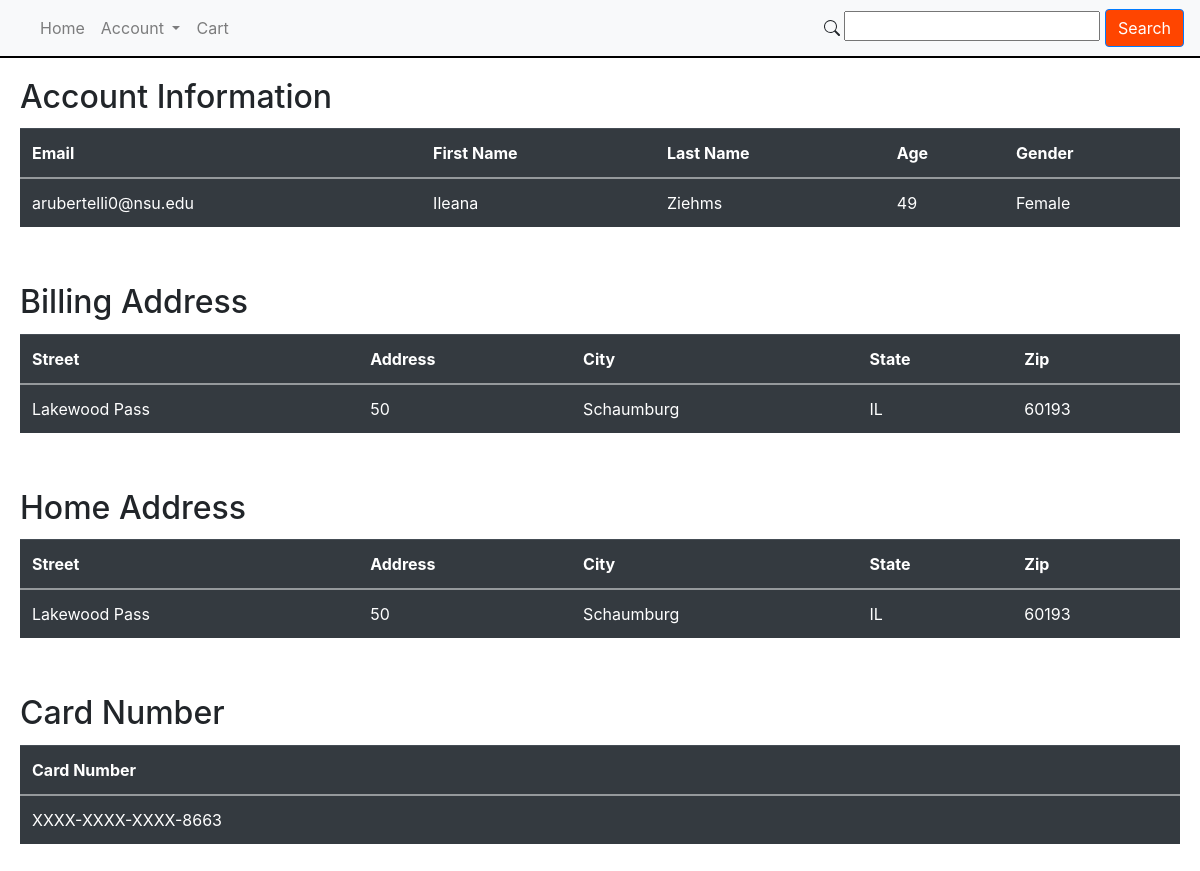
The page /account (signed in) on the database its author committed.
### tables this page shows
CREATE TABLE Buyers(email TEXT NOT NULL PRIMARY KEY, first_name TEXT NOT NULL, last_name TEXT NOT NULL, gender TEXT NOT NULL, age INT NOT NULL, home_address_id INT NOT NULL, billing_address_id INT NOT NULL, FOREIGN KEY (email) REFERENCES Users (email) );

CREATE TABLE Address(address_id TEXT NOT NULL PRIMARY KEY, zipcode INT NOT NULL, street_num INT NOT NULL, street_name TEXT NOT NULL, FOREIGN KEY (zipcode) REFERENCES Zipcode_Info (zipcode) );

CREATE TABLE Zipcode_Info(zipcode INT NOT NULL PRIMARY KEY, city TEXT NOT NULL, state_id INT NOT NULL, population INT NOT NULL, density INT NOT NULL, county_name TEXT NOT NULL, timezone TEXT NOT NULL);

### app.py (the view)
@app.route('/account', methods=['GET', 'POST'])
def account():
    if session.returnIsVendor() == 1:
        return redirect('/') # todo
    if session.returnIsBuyer() == 1:
        personal = personalDetails_request(session.returnUserID(), session.returnHashedPassword())
        billing = billingAddrDetails_request(session.returnUserID(), session.returnHashedPassword())
        home = homeAddrDetails_request(session.returnUserID(), session.returnHashedPassword())
        payments = paymentDetails_request(session.returnUserID(), session.returnHashedPassword())
        return render_template('account.html', personal=personal, billing=billing,home=home, payments=payments)
    return redirect('/')

### app.py (called while the page is built)
def personalDetails_request(emailaddress, password):
    connection = sql.connect('database.db')
    cursor = connection.execute('SELECT Buyers.email, Buyers.first_name, Buyers.last_name, Buyers.age, Buyers.gender FROM Users JOIN Buyers ON Buyers.email = Users.email WHERE Users.email =''?'' AND Users.password =''?'';', (emailaddress, password))
    return cursor.fetchall()

def billingAddrDetails_request(emailaddress, password):
    connection = sql.connect('database.db')
    cursor = connection.execute('SELECT Address.street_name, Address.street_num, Zipcode_Info.city, Zipcode_Info.state_id, Address.zipcode FROM Users LEFT JOIN Buyers ON Buyers.email = Users.email LEFT JOIN Address ON Buyers.billing_address_id = Address.address_ID LEFT JOIN Zipcode_Info ON Zipcode_Info.zipcode = Address.zipcode WHERE Users.email =''?'' AND Users.password =''?'';', (emailaddress, password))
    return cursor.fetchall()

def homeAddrDetails_request(emailaddress, password):
    connection = sql.connect('database.db')
    cursor = connection.execute('SELECT Address.street_name, Address.street_num, Zipcode_Info.city, Zipcode_Info.state_id, Address.zipcode FROM Users LEFT JOIN Buyers ON Buyers.email = Users.email LEFT JOIN Address ON Buyers.billing_address_id = Address.address_ID LEFT JOIN Zipcode_Info ON Zipcode_Info.zipcode = Address.zipcode WHERE Users.email =''?'' AND Users.password =''?'';', (emailaddress, password))
    return cursor.fetchall()

def paymentDetails_request(emailaddress, password):
    connection = sql.connect('database.db')
    cursor = connection.execute('SELECT substr(Credit_Cards.credit_card_num, 16,4) FROM Users LEFT JOIN Buyers ON Buyers.email = Users.email LEFT JOIN Credit_Cards ON Credit_Cards.owner_email = Buyers.email WHERE Users.email =''?'' AND Users.password =''?'';', (emailaddress, password))
    return cursor.fetchone()

### session.py (called while the page is built)
    def returnHashedPassword(self):
        return self.password

    def returnUserID(self):
        return self.userID

    def returnIsSeller(self):
        return self.isSeller

    def returnIsBuyer(self):
        return self.isBuyer

    def returnIsVendor(self):
        return self.isVendor

### templates/account.html (shortened to what this page needs)
<!DOCTYPE html>
<html lang="en" dir="ltr">
    <head>
        <link rel="stylesheet" href="https://stackpath.bootstrapcdn.com/bootstrap/4.4.1/css/bootstrap.min.css"
>
        <link rel="stylesheet" type="text/css" href="{{ url_for('static', filename='css/styles.css') }}" />
        <link rel="stylesheet" href="https://cdnjs.cloudflare.com/ajax/libs/bootstrap/4.5.3/css/bootstrap.min.css" />
    </head>
    <body>
		<nav class="navbar navbar-expand-lg navbar-light bg-light">
		  	<div class="collapse navbar-collapse" id="navbarSupportedContent">
		    	<ul class="navbar-nav mr-auto">
             	{% for item in navbar %}
				{% if item.sublinks %}
			      	<li class="nav-item dropdown">
			        	<a class="nav-link dropdown-toggle" href="#" id="navbarDropdown" role="button" data-toggle="dropdown" aria-haspopup="true" aria-expanded="false">
				          	{{item.text}}
			        	</a>
			      	</li>
			  		{% elif item.url %}
			      	<li class="nav-item">
			        	<a class="nav-link" href="{{item.url}}">{{item.text}}</a>
			      	</li>
		      		{% endif %}
		      		{% endfor %}
		      	</ul>
		  	</div>
		  	<form action="/search" method="POST">
				<input type="text" name="search">
				<button type="submit" class="btn btn-primary" style="background-color: orangered;">Search</button>
			</form>
		</nav>
		<div style="margin: 0px; padding: 0px; background-color: black; color: black; height: 2px !important; width: 100% important;"></div>
        <div class="card-body">
            <h2 class="card-title">Account Information</h2>
            <table class="table table-dark">
                <tr>
                    <th scope="col">Email</th>
                    <th scope="col">First Name</th>
                    <th scope="col">Last Name</th>
                    <th scope="col">Age</th>
                    <th scope="col">Gender</th>
                </tr>
                <tbody>
                {% for email, first_name, last_name, age, gender in personal %}
                    <tr>
                        <td> {{ email }} </td>
                        <td> {{ first_name }} </td>
                        <td> {{ last_name }} </td>
                        <td> {{ age }} </td>
                        <td> {{ gender }} </td>
                    </tr>
                {% endfor %}
                </tbody>
            </table>
        </div>
        <div class="card-body">
            <h2 class="card-title">Billing Address</h2>
            <table class="table table-dark">
                <tr>
                    <th scope="col">Street</th>
                    <th scope="col">Address</th>
                    <th scope="col">City</th>
                    <th scope="col">State</th>
                    <th scope="col">Zip</th>
                </tr>
                <tbody>
                {% for street_name, street_num, city, state_id, zipcode in billing %}
                    <tr>
                        <td> {{ street_name }} </td>
                        <td> {{ street_num }} </td>
                        <td> {{ city }} </td>
                        <td> {{ state_id }} </td>
                        <td> {{ zipcode }} </td>
                    </tr>
                {% endfor %}
                </tbody>
            </table>
        </div>
        <div class="card-body">
            <h2 class="card-title">Home Address</h2>
            <table class="table table-dark">
                <tr>
                    <th scope="col">Street</th>
                    <th scope="col">Address</th>
                    <th scope="col">City</th>
                    <th scope="col">State</th>
                    <th scope="col">Zip</th>
                </tr>
                <tbody>
                {% for street_name, street_num, city, state_id, zipcode in home %}
                    <tr>
                        <td> {{ street_name }} </td>
                        <td> {{ street_num }} </td>
                        <td> {{ city }} </td>
                        <td> {{ state_id }} </td>
                        <td> {{ zipcode }} </td>
                    </tr>
                {% endfor %}
                </tbody>
            </table>
        </div>
        <div class="card-body">
            <h2 class="card-title">Card Number</h2>
            <table class="table table-dark">
                <tr>
                    <th scope="col">Card Number</th>
                </tr>
                <tbody>
                {% for card_num in payments %}
                    <tr>
                        <td> XXXX-XXXX-XXXX-{{ card_num }} </td>
                    </tr>
                {% endfor %}
                </tbody>
            </table>
        </div>
    </body>
</html>

### rows shown on the page
Buyers: email "arubertelli0@nsu.edu", first_name "Ileana", last_name "Ziehms", age "49", gender "Female"
Address: street_name "Lakewood Pass", street_num "50", city "Schaumburg", state_id "IL", zipcode "60193"

### other values the page prints
{{ item.text }} "Home" "Cart"
{{ item.text }} "Account"
{{ card_num }} "8663"
